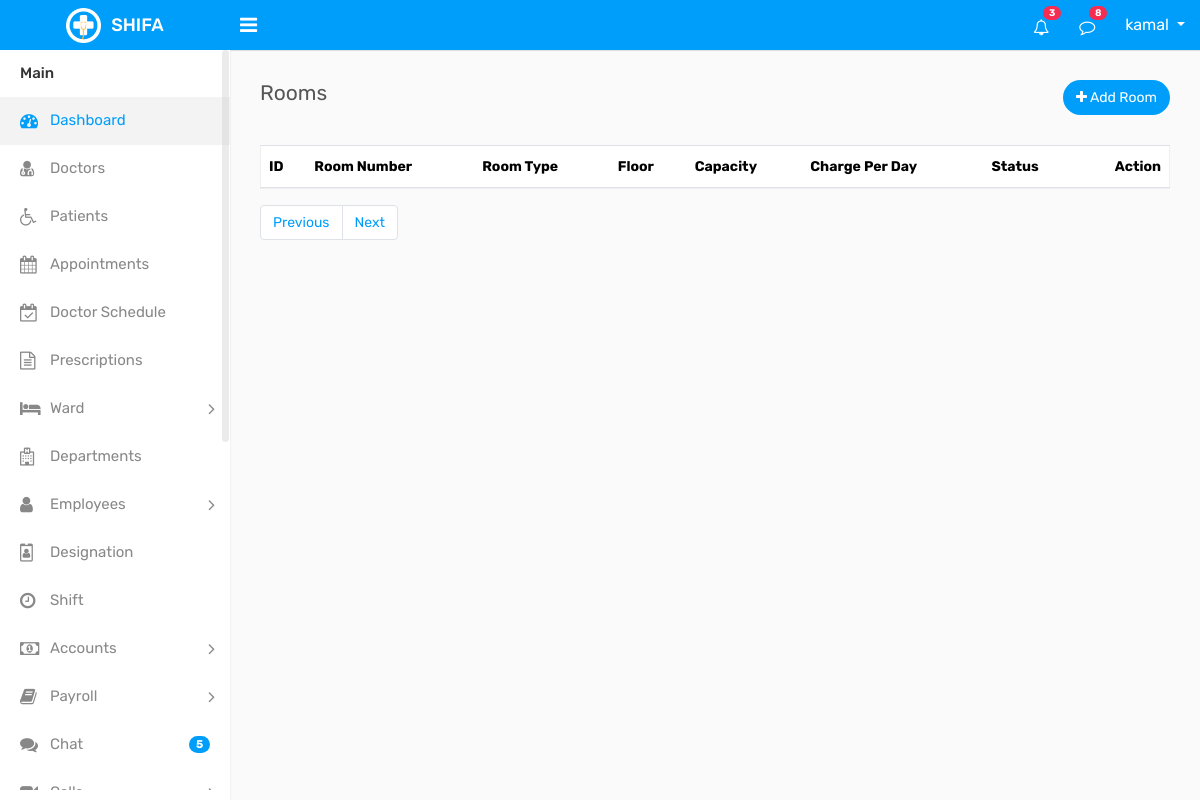
The app's page /ward/rooms/rooms.php (signed in), older data.
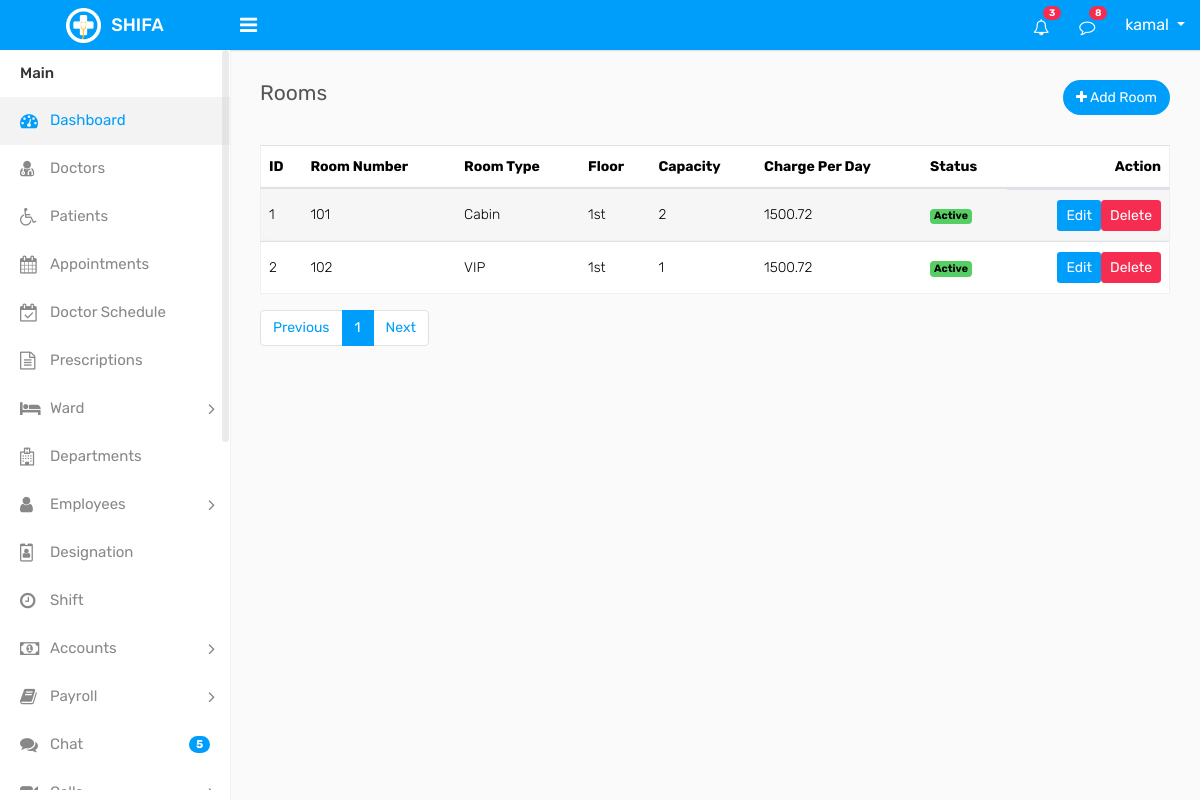
The same page, newer data.
### tables this page shows
CREATE TABLE `rooms` (
  `id` int(11) NOT NULL,
  `room_number` varchar(40) DEFAULT NULL,
  `room_type` varchar(40) DEFAULT NULL,
  `floor` varchar(40) DEFAULT NULL,
  `capacity` int(11) DEFAULT NULL,
  `charge_per_day` double(10,2) DEFAULT NULL,
  `status` int(2) DEFAULT NULL COMMENT '0=inactive, 1=active',
  `created_at` timestamp NULL DEFAULT NULL,
  `updated_at` timestamp NULL DEFAULT NULL,
  `deleted_at` datetime DEFAULT NULL
);

### crud/crud_class.php (called while the page is built, shortened)
<?php
class crud_class{
    private $host = "localhost";
    private $username = "root";
    private $password = "";
    private $database = "shifa";
    public $conn;
    public function __construct(){
        $this->conn = new mysqli($this->host, $this->username, $this->password, $this->database);
    }
    public function common_select($table, $columns = "*", $where = [],$where_condition = "AND", $order_by = "",
        $sort_order = "ASC",$limit = "",$offset = ""){
        $result=[
            "status"=>false,
            "data"=>[],
            "message"=>""
        ];
        $sql = "SELECT $columns FROM $table";
        if(!empty($where)){
            $where_clauses = [];
            foreach($where as $column => $value){
                $where_clauses[] = "$table" . "." . "$column = '" . $this->conn->real_escape_string($value) . "'";
            }
            $sql .= " WHERE " . implode(" $where_condition ", $where_clauses);
            $sql .= " AND deleted_at IS NULL";
        }else{
            $sql .= " WHERE deleted_at IS NULL";
        }
        if(!empty($order_by)){
            $sql .= " ORDER BY $order_by $sort_order";
        }
        if(!empty($limit)){
            $sql .= " LIMIT $limit";
        }
        $rs = $this->conn->query($sql);
        if($rs->num_rows > 0){
            $result["status"] = true;
            $result["message"] = "Records found";
            while($row = $rs->fetch_object()){
                $result["data"][] = $row;
            }
            return $result;
        } else {
            $result["message"] = "No records found";
            return $result;
        }
    }
    public function number_of_records($table){
        $sql = "SELECT COUNT(*) as total FROM $table";
        $rs = $this->conn->query($sql);
        if($rs->num_rows > 0){
            $row = $rs->fetch_object();
            return $row->total;
        } else {
            return 0;
        }
    }
}

### component/connection.php (called while the page is built, shortened)
<?php
    $base_url = "http://localhost/shifa/";
    require_once  ($_SERVER['DOCUMENT_ROOT'] . "/shifa/crud/crud_class.php");
    $crud = new crud_class();
?>

### ward/rooms/rooms.php (the view, shortened to what the changed rows need)
<?php require_once "../../component/header.php"; ?>
<?php require_once "../../component/sidebar.php"; ?>
        <div class="page-wrapper">
            <div class="content">
                <div class="row">
                    <div class="col-md-12">
                        <div class="table-responsive">
                            <table class="table table-striped custom-table mb-0 datatable">
                                <thead>
                                    <tr>
                                        <th>ID</th>
                                        <th>Room Number</th>
                                        <th>Room Type</th>
                                        <th>Floor</th>
                                        <th>Capacity</th>
                                        <th>Charge Per Day</th>
                                        <th>Status</th>
                                        <th class="text-right">Action</th>
                                    </tr>
                                </thead>
                                <tbody>
                                    <tr>
                                        <?php
                                        if(isset($_GET['page']) && is_numeric($_GET['page'])){
                                            $page = (int)$_GET['page'];
                                        } else {
                                            $page = 1;
                                        }
                                        $rooms = $crud->common_select("rooms",'*',[],'AND','id','ASC',10,($page-1)*10);
                                        if($rooms['status']){
                                        foreach ($rooms['data'] as $room) { ?>
                                        <td><?= $room->id ?></td>
                                        <td><?= $room->room_number ?></td>
                                        <td><?= $room->room_type ?></td>
                                        <td><?= $room->floor ?></td>
                                        <td><?= $room->capacity ?></td>
                                        <td><?= $room->charge_per_day ?></td>
                                        <td>
                                            <?php if ($room->status == '1') { ?>
                                            <span class="badge bg-success">Active</span>
                                            <?php } else { ?>
                                            <span class="badge bg-danger">Inactive</span>
                                            <?php } ?>
                                        </td>
                                        <td class="d-flex justify-content-end">
                                            <a href="<?= $base_url ?>ward/rooms/edit_room.php?id=<?= $room->id ?>" class="btn btn-sm btn-primary mb-2 mb-lg-0 me-0 me-lg-2">Edit</a>
                                            <a onclick="return confirm('Are you sure you want to delete this room?');" href="<?= $base_url ?>ward/rooms/delete_room.php?id=<?= $room->id ?>" class="btn btn-sm btn-danger">Delete</a>
                                        </td>
                                    </tr>
                                            <?php } } ?>
                                </tbody>
                            </table>
                        </div>
                        <div class="pb-3 ps-3 mt-3 d-flex justify-content-center justify-content-md-between justify-content-lg-between flex-wrap flex-md-nowrap">
                <nav aria-label="Page navigation" class="mb-3 mb-md-0 mb-lg-0">
                  <?php
                      $total_records = $crud->number_of_records("rooms");
                      $records_per_page = 10;
                      $total_pages = ceil($total_records / $records_per_page);
                  ?>
                  <ul class="pagination">
                    <?php for ($i = 1; $i <= $total_pages; $i++) { ?>
                      <li class="page-item <?= ($i == $page) ? 'active' : '' ?>"><a class="page-link" href="<?= $base_url ?>rooms/rooms.php?page=<?= $i ?>"><?= $i ?></a></li>
                    <?php } ?>
                  </ul>
              </nav>
            </div>
        </div>
    </div>
</div>
        </div>
    </div>
<?php require_once "../../component/footer.php"; ?>

Row changes from the older to the newer data that the page shows:
added rooms: id "1", room_number "101", room_type "Cabin", floor "1st", capacity "2", charge_per_day "1500.72", status "Active"
added rooms: id "2", room_number "102", room_type "VIP", floor "1st", capacity "1", charge_per_day "1500.72", status "Active"
Text that changed along with them:
new list line: "1"
